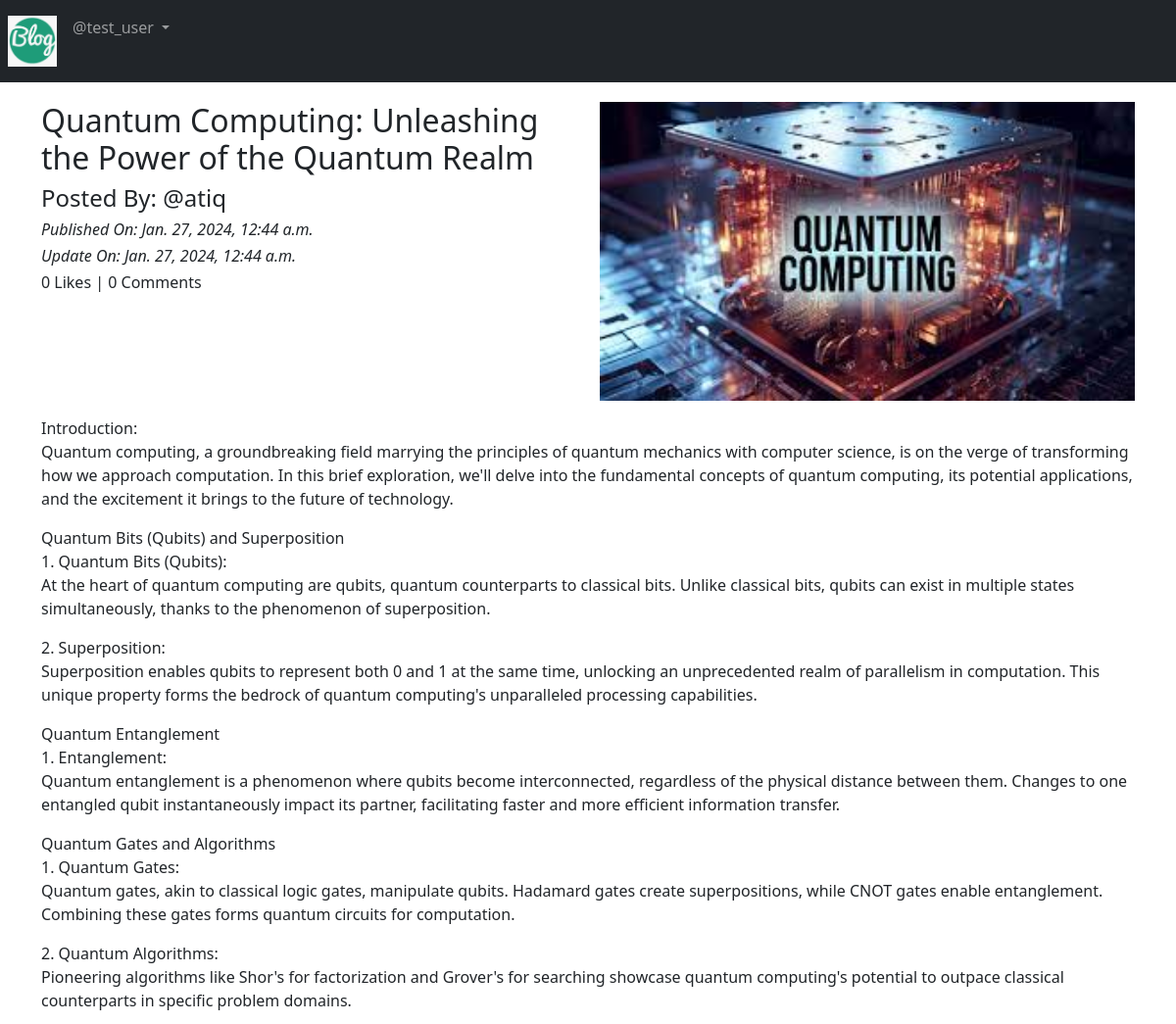
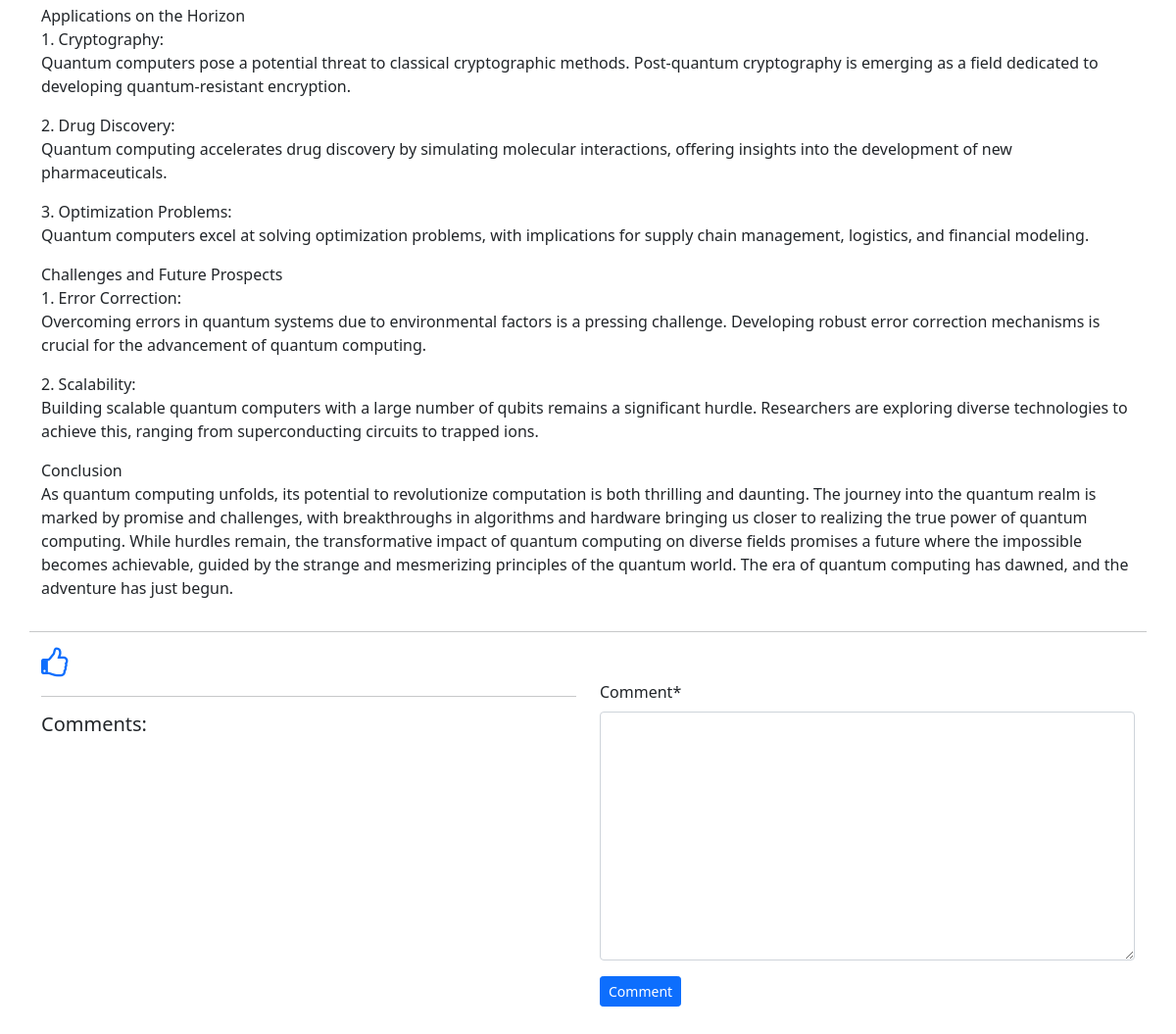
The app's page /blog/details/Quantum-Computing:-Unleashing-the-Power-of-the-Quantum-Realm-3d973d68-2274-428d-8aa1-a3acab9a4af1 (signed in) with its own data (2 pictures, top to bottom).
### App_Blog/models.py (models this page shows, shortened)
class Blog(models.Model):
    author = models.ForeignKey(User, on_delete=models.CASCADE, related_name='post_author')
    blog_title = models.CharField(max_length=264, verbose_name='Put a Title')
    slug = models.SlugField(max_length=264, unique=True)
    blog_content = models.TextField(verbose_name="What is on your mind?")
    blog_image = models.ImageField(upload_to='blog_images', verbose_name="image", blank=True)
    publish_date = models.DateTimeField(auto_now_add=True)
    update_date = models.DateTimeField(auto_now=True)
    class Meta:
        ordering = ('-publish_date',)

### App_Blog/views.py (the view, shortened to what this page needs)
# urls.py: path('details/<slug>', views.blog_details, name='blog_details'),
@login_required
def blog_details(request, slug):
    blog = Blog.objects.get(slug=slug)
    comment_form = CommentForm()
    already_liked = Likes.objects.filter(blog=blog, user=request.user)
    if already_liked:
        liked = True
    else:
        liked = False
    return render(request, 'App_Blog/blog_details.html', context={'blog':blog, 'comment_form': comment_form, 'liked':liked})

### App_Blog/forms.py
class CommentForm(forms.ModelForm):
    class Meta:
        model = Comment
        fields = ('comment',)

### templates/App_Blog/blog_details.html (shortened to what this page needs)
{% extends "base.html" %}
{% load crispy_forms_tags %}
{% block body_block %}
    <div class="row">
        <div class="col-sm-6">
            <h2>{{blog.blog_title}}</h2>
            <h4>Posted By: @{{blog.author}}</h4>
            <i><h6>Published On: {{blog.publish_date}}</h6></i>
            <i><h6>Update On: {{blog.update_date}}</h6></i>
            <h6>{{blog.liked_blog.count}} Likes | {{blog.blog_comment.count}} Comments</h6>
        </div>
        <div class="col-sm-6">
            <img src="/media/{{blog.blog_image}}" width="100%">
         </div>
         <p>
            {{blog.blog_content|linebreaks}}
         </p>
         <hr>
    </div>
    {% if not liked %}
    <a href="{% url 'App_Blog:liked_post' pk=blog.pk%}">
        <i class="fa fa-thumbs-o-up fa-2x" aria-hidden="true"></i>
     </a>
     {% else %}
     <a href="{% url 'App_Blog:unliked_post' pk=blog.pk%}">
        <i class="fa fa-thumbs-o-down fa-2x" aria-hidden="true"></i>
     </a>
     {% endif %}
    <div class="row">
        <div class="col-sm-6">
            <hr>
            <h5>Comments:</h5>
        </div>
        <div class="col-sm-6">
            <form method="POST">
                {{ comment_form|crispy }}
                <button type="submit" name="button" class="btn btn-primary btn-sm">Comment</button>
            </form>
        </div>
    </div>
    <br>
    <br>
{% endblock body_block %}

### templates/base.html (shortened to what this page needs)
<!DOCTYPE html>
<html lang="en">
<head>
    <link href="https://cdn.jsdelivr.net/npm/bootstrap@5.0.0-beta2/dist/css/bootstrap.min.css" rel="stylesheet" />
    <link rel="stylesheet" href="https://maxcdn.bootstrapcdn.com/font-awesome/4.7.0/css/font-awesome.min.css">
</head>
<body>
    <nav class="navbar navbar-expand-sm bg-dark navbar-dark">
        <ul class="navbar-nav">
            <li class="nav-item active">
                <a class="nav-link" href="{% url 'index' %}"> <img src="/media/home_logo.png"  width="50px"></a>
            </li>
            {% if user.is_authenticated %}
            <div class="nav-item dropdown">
                <a href="" class="nav-link dropdown-toggle" id="navbardrop" data-bs-toggle="dropdown">
                    @{{user.username}}
                </a>
            </div>
        {% endif %}
    </nav>
    <div class="container" style="padding-top:20px">
        {% block body_block %}
        {% endblock body_block %}
    </div>
</body>
</html>

### records on screen
Blog: blog_title "Quantum Computing: Unleashing the Power of the Quantum Realm", author "atiq", publish_date "Jan. 27, 2024, 12:44 a.m.", update_date "Jan. 27, 2024, 12:44 a.m.", liked_blog.count "0", blog_comment.count "0", blog_image (picture), blog_content "Introduction: Quantum computing, a groundbreaking field marrying the principles of quantum mechanics with computer science, is on the verge of transforming how we approach computation. In this brief exploration, we'll delve into the fundamental concepts of quantum computing, its potential applications, and the excitement it brings to the future of technology. Quantum Bits (Qubits) and Superposition 1. Quantum Bits (Qubits): At the heart of quantum computing are qubits, quantum counterparts to classical bits. Unlike classical bits, qubits can exist in multiple states simultaneously, thanks to the phenomenon of superposition. 2. Superposition: Superposition enables qubits to represent both 0…"

### other values on screen
{{ user.username }} "test_user"
